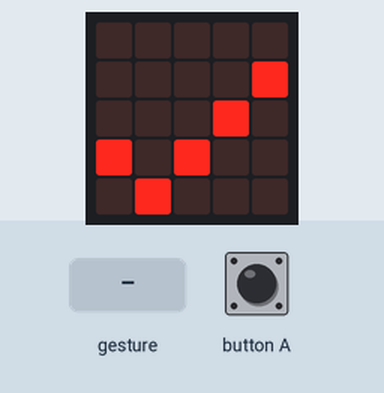
This program was run on a simulated BBC micro:bit (MakeCode). Parts: the board's 5×5 LED display. Inputs (shaded band) come from the test bench. Random numbers come from a fixed seed; a tilt is held for 1.5 s and a shake lasts 1 s, then the board lies face up again.

Above: at 1.8 s.
1.9 s: button A pressed for 0.15 s
At 2.9 s:
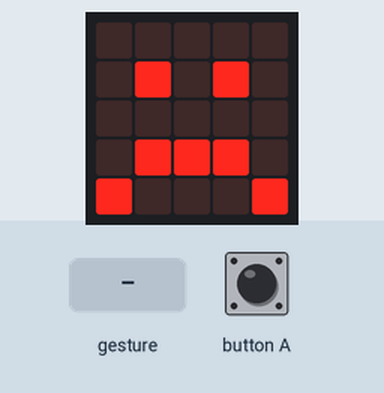
3.5 s: gesture 'shake'
At 4.8 s:
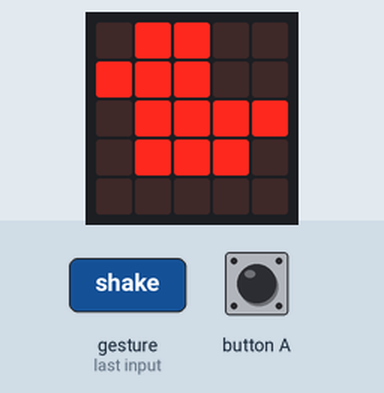
5.2 s: button A pressed for 0.15 s
At 6.5 s:
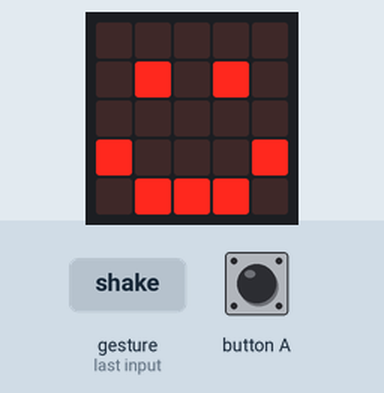
6.8 s: button A pressed for 0.15 s
At 7.9 s:
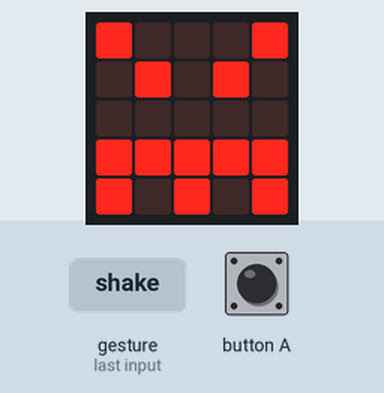
8.4 s: button A pressed 5 times (0.12 s each, 0.3 s apart)
At 9.6 s:
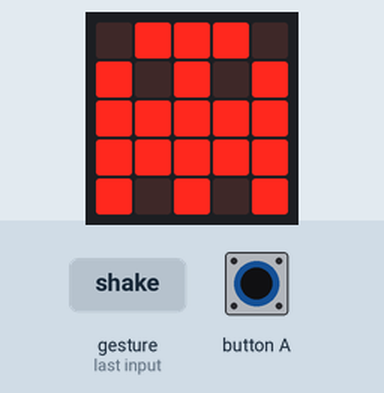
12.4 s: gesture 'shake'
At 14.0 s:
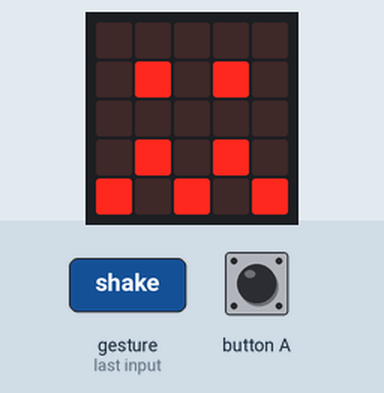
Timing chart, 0 to 15.1 s (numbered marks = the images above; inputs shaded):
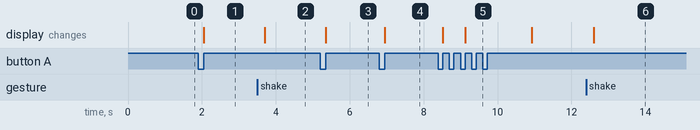

The program:

main.ts
```typescript
let index = 0
function show_random_icon() {

    index = randint(0, 9)
    if (index == 0) {
        basic.showIcon(IconNames.Heart)
    } else if (index == 1) {
        basic.showIcon(IconNames.Happy)
    } else if (index == 2) {
        basic.showIcon(IconNames.Sad)
    } else if (index == 3) {
        basic.showIcon(IconNames.Confused)
    } else if (index == 4) {
        basic.showIcon(IconNames.Angry)
    } else if (index == 5) {
        basic.showIcon(IconNames.Asleep)
    } else if (index == 6) {
        basic.showIcon(IconNames.Surprised)
    } else if (index == 7) {
        basic.showIcon(IconNames.Ghost)
    } else if (index == 8) {
        basic.showIcon(IconNames.Skull)
    } else {
        basic.showIcon(IconNames.Duck)
    }

}

input.onButtonPressed(Button.A, show_random_icon)
input.onGesture(Gesture.Shake, show_random_icon)
basic.showIcon(IconNames.Yes)
```

test.ts
```typescript
// 在此处测试；当此软件包作为插件使用时，将不会编译此软件包。
```

Measured:
- after the input at 1.9 s, the display: changes after 0.15 s (image 1)
- after the input at 3.5 s, the display: changes after 0.20 s (image 2)
- after the input at 5.2 s, the display: changes after 0.15 s (image 3)
- after the input at 6.8 s, the display: changes after 0.15 s (image 4)
- after the input at 8.4 s, the display: first changes after 0.12 s (image 5 shows a later state)
- after the input at 12.4 s, the display: changes after 0.20 s (image 6)
